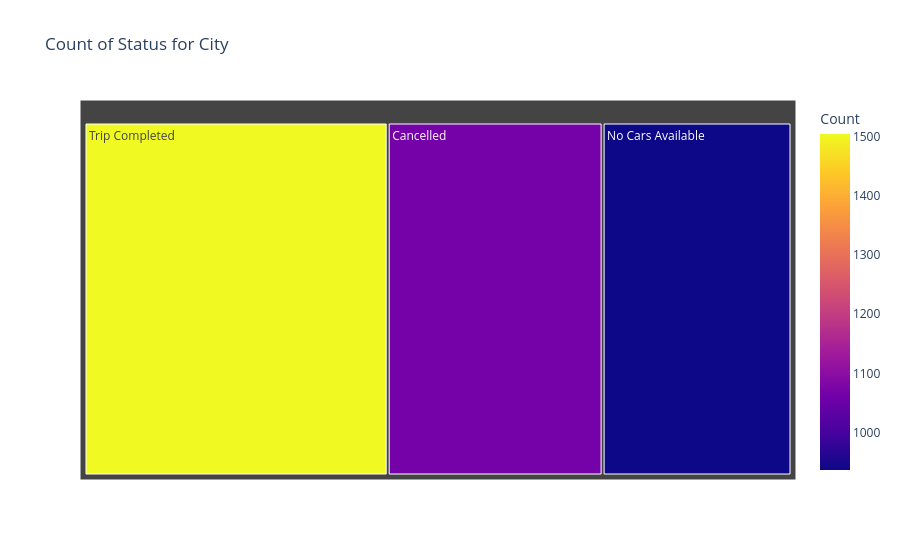

Notebook code cell kept with this figure:
### Markdown cell above
#### Chart - 7

### Code cell
# Chart - 7 visualization code
plt.style.use('dark_background')

# Ensure clean column names
md.columns = md.columns.str.strip()

# Filter for Pickup point = 'Airport'
City_df = md[md['Pickup point'].str.strip() == 'City']

# Group by Status and count
City_df_count = City_df['Status'].value_counts().reset_index()
City_df_count.columns = ['Status', 'Count']

# Create the treemap
fig = px.treemap(City_df_count, 
                 path=['Status'], 
                 values='Count', 
                 title="Count of Status for City",
                 color='Count', 
                 color_discrete_map={'(?)':'lightgrey', 'Lunch':'gold', 'Dinner':'darkblue'})

# Show the plot
fig.show()

### Figure 1 — Plotly figure (JSON) as saved in the notebook; plotly's stock layout.template omitted (floating-point values rounded to 4 significant figures)
{"data": [{"branchvalues": "total", "customdata": [[1066], [937], [1504]], "domain": {"x": [0, 1], "y": [0, 1]}, "hovertemplate": "labels=%{label}<br>Count_sum=%{value}<br>parent=%{parent}<br>id=%{id}<br>Count=%{color}<extra></extra>", "ids": ["Cancelled", "No Cars Available", "Trip Completed"], "labels": ["Cancelled", "No Cars Available", "Trip Completed"], "marker": {"coloraxis": "coloraxis", "colors": [1066, 937, 1504]}, "name": "", "parents": ["", "", ""], "type": "treemap", "values": [1066, 937, 1504]}], "layout": {"autosize": true, "coloraxis": {"colorbar": {"title": {"text": "Count"}}, "colorscale": [[0, "#0d0887"], [0.1111, "#46039f"], [0.2222, "#7201a8"], [0.3333, "#9c179e"], [0.4444, "#bd3786"], [0.5556, "#d8576b"], [0.6667, "#ed7953"], [0.7778, "#fb9f3a"], [0.8889, "#fdca26"], [1, "#f0f921"]]}, "legend": {"tracegroupgap": 0}, "title": {"text": "Count of Status for City"}}}
